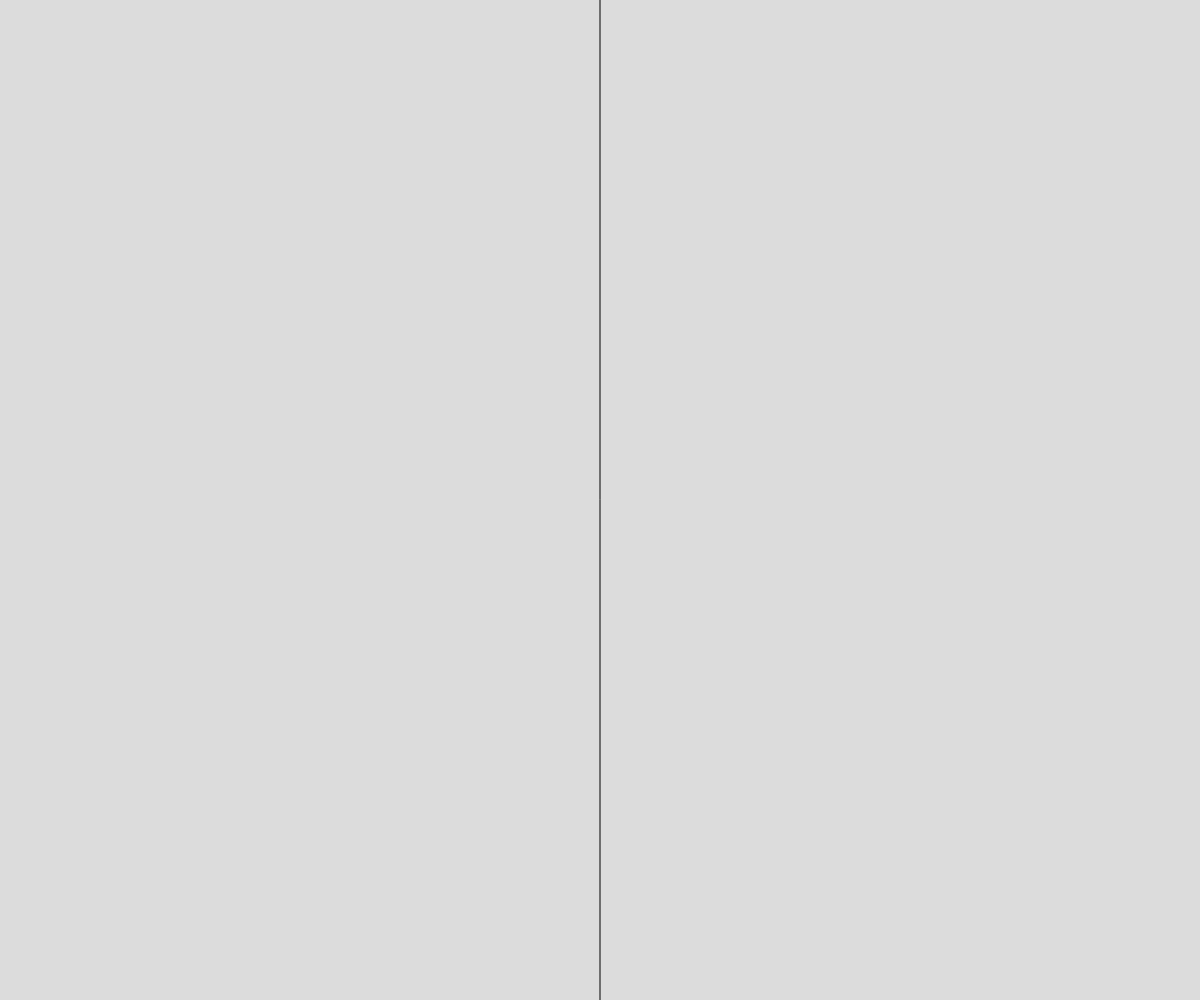
Frame 1 (no input)
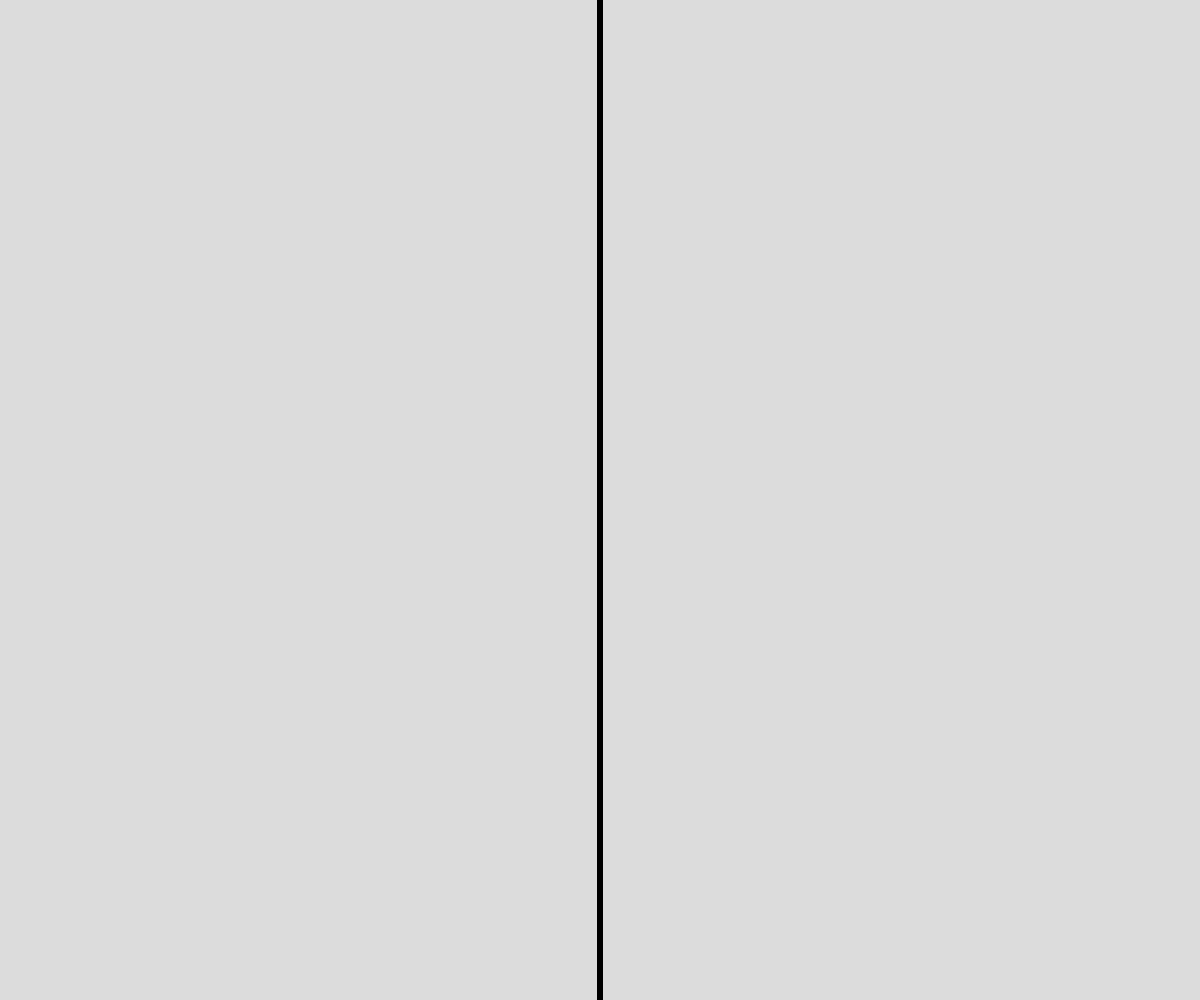
Frame 60 (no input)
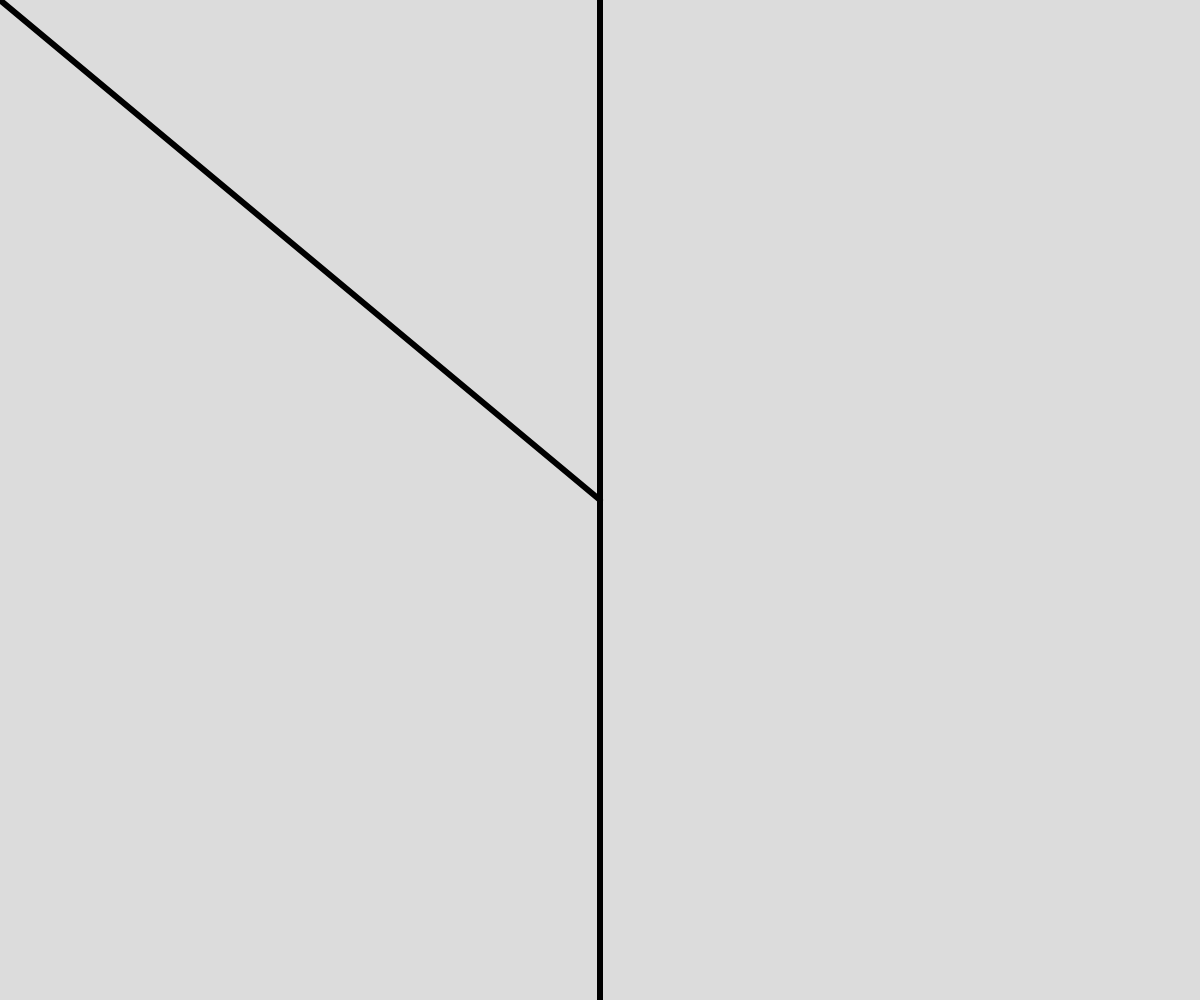
Frame 120 (the mouse pressed at the canvas centre since frame 60)

The p5.js sketch that drew these frames (run headless with seeded random() and noise() and a simulated clock; from frame 60 on, the mouse is pressed at the canvas centre):

// p5.js sketch
// ── sketch.js
// double draw the thingg
// Caleb
// oct 1
//
// Extra for Experts:
// - describe what you did to take this project "above and beyond"

let paint = 'black';

function setup() {
  document.addEventListener("contextmenu", event => event.preventDefault());
  createCanvas(windowWidth, windowHeight);
  background(220);
}

function draw() {
  //background(220);

  
  stroke("black");
  line (width/2, height, width/2, pmouseY - 500);
  AColor();
  makeAThing();
  
}



function makeAThing(){
  strokeWeight(5);
  if (mouseIsPressed) {
    strokeWeight(6);
    
    line(mouseX, mouseY, pmouseX, pmouseY);
    
    stroke(paint);
    line (width/2, height, width/2, pmouseY - 500);
     
    if (mouseX <= width/2 && mouseButton === RIGHT){
     
      line(mouseX + width / 2, mouseY, pmouseX + width/ 2, pmouseY);
      //console.log(pmouseX, pmouseY, mouseY,mouseX );
    }
  }
}

function AColor(){
 
  if (keyIsPressed){
    paint =  color(random(255), random(255), random(255));

  }
}
